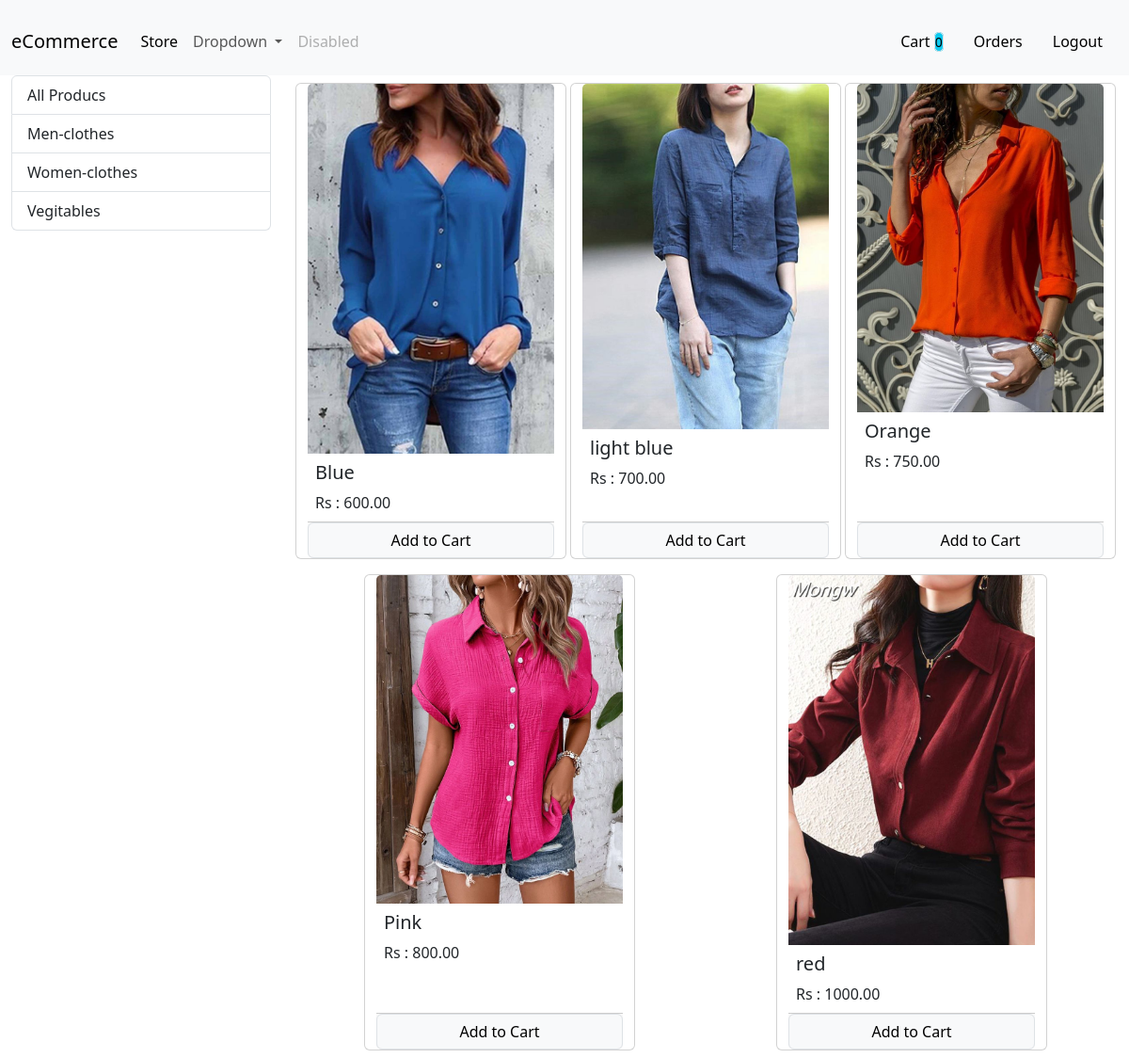
Page /?category=3 (signed in) on the committed database.
### store/models/category.py (models this page shows, shortened)
class Category(models.Model):
    name = models.CharField(max_length=100)
    @staticmethod
    def get_all_categories():
        return Category.objects.all()

### store/models/product.py (models this page shows, shortened)
class Product(models.Model):
    name = models.CharField(max_length=100, blank=True, null= True)
    price = models.DecimalField(max_digits=10, decimal_places=2, blank=True, null= True)
    Category = models.ForeignKey(Category, on_delete=models.CASCADE, default=1, blank=True, null= True)
    description = models.TextField(blank=True, null= True)
    image = models.ImageField(upload_to='uploads/products', blank=True, null= True)
    @staticmethod
    def get_all_products_by_categoryid(category_id):
        if category_id:
            return Product.objects.filter(Category = category_id)
        else:
            return Product.objects.all()

### store/views/home.py (the view, shortened to what this page needs)
# urls.py: path('', home.Index.as_view(), name='index'),
class Index(View):
    def get(self , request):
        products = None
        categories = Category.get_all_categories()
        categoryID = request.GET.get('category')
        if categoryID:
            products = Product.get_all_products_by_categoryid(categoryID)
        else:
            products = Product.get_all_products()
        context = {
            'products': products,
            'categories': categories,
        }
        print("your are : ", request.session.get('email'))
        return render(request, 'index.html', context)

### store/templatetags/custom_filter.py (called while the page is built)
@register.filter(name ='currency')
def currency(number):
    return "Rs : " + str(number)

### store/templates/index.html (shortened to what this page needs)
{%  extends "base.html" %}
{% block content%}
{% load cart %}
{% load custom_filter %}
<div class='row mx-auto'>
<div class='col-lg-3 mx-auto'>
<div class="list-group">
    <a href="/" class="list-group-item list-group-item-action">All Producs</a>
    {% for Category in categories %}
    <a href="/?category={{Category.id}}" class="list-group-item list-group-item-action">{{Category.name}}</a>
    {% endfor %}
</div>
</div>
<div class="col-lg-9 mx-auto" id ='product '>
        <div class="row mx-auto">
            {% for product in products %}
            <div class="card mx-auto mb-2 mt-2" id='{{product.id}}'style="width: 18rem;">
                <img src="{{ product.image.url }}" class="card-img-top" alt="...">
                <div class="card-body p-2">
                    <h5 class="card-title">{{ product.name }}</h5>
                    <p class="card-text">{{ product.price|currency }}</p>
                </div>
                <div class="card-footer p-0 no-gutters">
                    {% if product|is_in_cart:request.session.cart%}
                    <div class="row">
                        <form action='#{{product.id}}' method='POST' class='col-2 '>
                            {% csrf_token %}
                            <input class = '' type='hidden' name="product" value="{{ product.id }}">
                            <input hidden  name='remove' type="text" value="True" >
                            <input class="btn btn-secondary btn-block " type="submit" value="-" >
                        </form>
                        <div class='text-center col'>{{product|cart_quantity:request.session.cart}} in Cart </div>
                        <form action='#{{product.id}}' method='POST' class='col-2 '>
                            {% csrf_token %}
                            <input class = '' type='hidden' name="product" value="{{ product.id }}">
                            <input class="btn btn-secondary btn-block " type="submit" value="+" >
                        </form>
                    </div>
                    {% else %}
                    <form action='#{{product.id}}' method='POST' class='block '>
                        <input  type='submit' class="btn btn-light border form-control  border" value="Add to Cart">
                    </form>
                    {% endif %}
                </div>
            </div>
            {% endfor %}
        </div>
</div>
</div>
{%endblock content%}

### rows in the picture
Category: name "Men-clothes"
Category: name "Women-clothes"
Category: name "Vegitables"
Product: image (picture), name "Blue", price "Rs : 600.00"
Product: image (picture), name "light blue", price "Rs : 700.00"
Product: image (picture), name "Orange", price "Rs : 750.00"
Product: image (picture), name "Pink", price "Rs : 800.00"
Product: image (picture), name "red", price "Rs : 1000.00"

### other values in the picture
{{ request.session.cart.keys|length }} "0"
